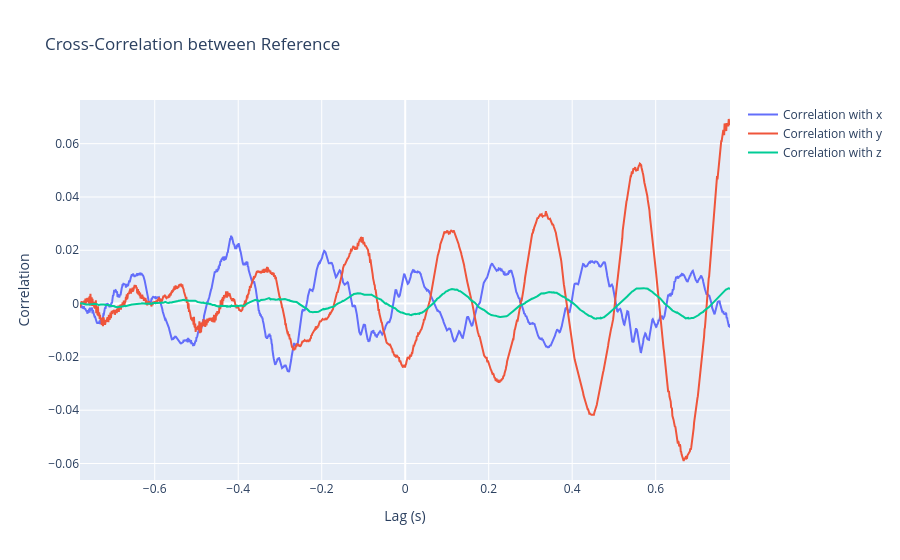

Notebook source saved alongside this figure:
### Markdown cell above
## Correlation Between Reference and Each Axis

### Code cell
lags = np.arange(-len(df)//2, len(df)//2) / sampling_rate
fig = go.Figure()
for axis in ['x', 'y', 'z']:
    corr = correlate(df[axis].values - df[axis].mean(), df['reference'].values - df['reference'].mean(), mode='full')
    
    fig.add_trace(go.Scatter(x=lags, y=corr, mode='lines', name=f'Correlation with {axis}'))
    fig.update_layout(title=f'Cross-Correlation between Reference', xaxis_title='Lag (s)', yaxis_title='Correlation')
fig.show()

### Figure 1 — Plotly figure (JSON) as saved in the notebook; plotly's stock layout.template omitted (floating-point values rounded to 4 significant figures; data arrays with more than 128 entries replaced by an {"elided": "..."} marker saying what was removed)
{"data": [{"mode": "lines", "name": "Correlation with x", "type": "scatter", "x": {"elided": "1558 float values"}, "y": {"elided": "3115 float values"}}, {"mode": "lines", "name": "Correlation with y", "type": "scatter", "x": {"elided": "1558 float values"}, "y": {"elided": "3115 float values"}}, {"mode": "lines", "name": "Correlation with z", "type": "scatter", "x": {"elided": "1558 float values"}, "y": {"elided": "3115 float values"}}], "layout": {"title": {"text": "Cross-Correlation between Reference"}, "xaxis": {"title": {"text": "Lag (s)"}}, "yaxis": {"title": {"text": "Correlation"}}}}
